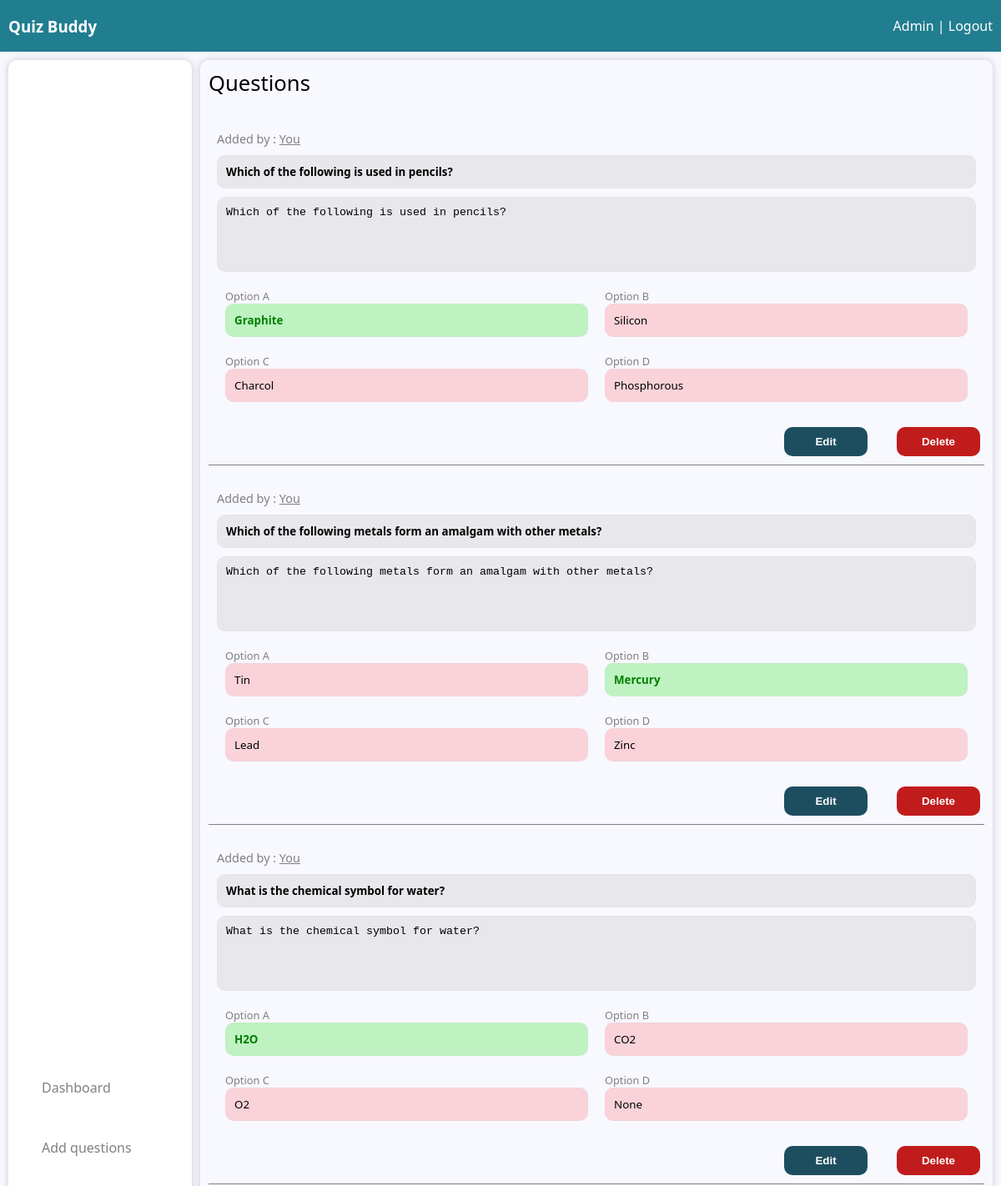
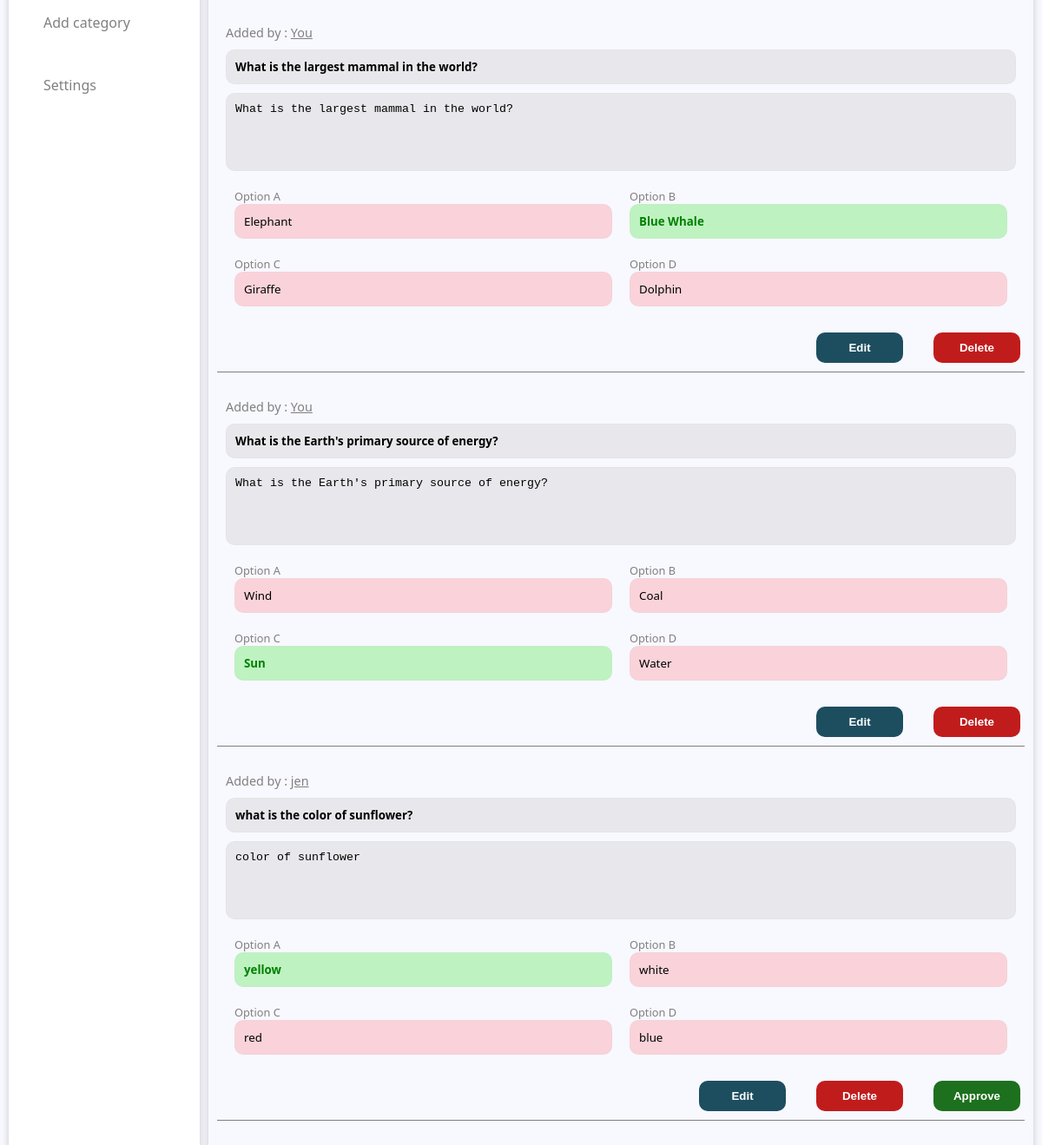
The app's page /view-questins/2 (signed in) with its own data (2 pictures, top to bottom).
### dashboard/models.py (models this page shows)
class Question(models.Model):
    id = models.AutoField(primary_key=True)
    question_name = models.CharField(max_length=225)
    added_by = models.IntegerField()
    approved_status = models.IntegerField()
    category_id = models.ForeignKey('Category', on_delete=models.CASCADE)
    description = models.CharField(max_length=225, default=None, blank=True, null=True)
    class Meta:
        db_table = 'questions'

class Options(models.Model):
    id = models.AutoField(primary_key=True)
    option = models.CharField(max_length=225)
    answer = models.IntegerField()
    question_id = models.ForeignKey('Question', on_delete=models.CASCADE)
    class Meta:
        db_table = 'options'

### access/models.py (models this page shows)
class User(models.Model):
    id = models.AutoField(primary_key=True)
    username = models.CharField(max_length=225)
    password = models.CharField(max_length=225)
    user_type = models.CharField(max_length=10)
    class Meta:
        db_table = 'auth'

### dashboard/views.py (the view)
# urls.py: path('view-questins/<cat_id>', showAllQuestions, name="view-questins"),
def showAllQuestions(request, cat_id):
    user_id = login(request)
    if not user_id:
        return redirect('/auth/login')
    user        = User.objects.filter(id = user_id).first()
    cat_name    = Category.objects.filter(id = cat_id).first()
    questions   = []
    if user.user_type != "admin":
        qstns = Question.objects.filter(added_by = user_id, category_id = cat_id).select_related('auth').values("id", "question_name", "description", "added_by", "approved_status")
    else:
        qstns = Question.objects.filter(category_id = cat_id).values("id", "question_name", "description", "added_by", "approved_status")
    for q in qstns:
        u = User.objects.filter(id = q['added_by']).first()
        username = u.username if u else 'unknown'
        questions.append({
            'id' : q['id'],
            'name' : q['question_name'],
            'desc' : q['description'],
            'approve' : q['approved_status'],
            'options' : list(Options.objects.filter(question_id = q['id']).values("id", "option", "answer")),
            'user_id' : u.id if u else 0,
            'username' : username if u.user_type != 'admin' else 'You'
        })
    context = {
        'cat_name' : cat_name.category_name,
        'questions' : questions,
        'user_type' : user.user_type
    }
    return render(request, 'dashboard/all-questions.html', context=context)

### access/views.py (called while the page is built)
def login(request):
    try:
        user_id = request.session['user_id']
        return user_id
    except:
        return False

### dashboard/templates/dashboard/all-questions.html (shortened to what this page needs)
{% extends "dashboard/dashboard.html" %}
{% block admin %}
<link href="/static/css/questions/all-questions.css" rel="stylesheet">
<div class="question-main-div">
    <header class="page-header">Questions</header>
    <div class="all-questions">
        {% if questions %}
        {% for q in questions %}
        <section class="question-list-cont">
            <div class="questions-left question-{{ forloop.counter }}">
                {% if user_type == 'admin' %}
                    <article class="question-user">Added by : <a href="">{{ q.username }}</a></article>
                {% endif %}
                <article class="question-name">
                    <input type="text" id="qstn-name-{{ forloop.counter }}" value="{{ q.name }}" readonly>
                </article>
                <article class="question-desc">
                    <textarea id="qstn-desc-{{ forloop.counter }}" readonly>{{ q.desc }}</textarea>
                </article>
                <section class="question-option-cont">
                    <article class="question-option">
                        <label>Option A</label>
                        <input type="text" id="qstn-optA-{{ forloop.counter }}" data-id="{{ q.options.0.id }}" value="{{ q.options.0.option }}" {% if  q.options.0.answer == 1  %} class="correct-answer" {% endif %} readonly>
                    </article>
                    <article class="question-option">
                        <label>Option B</label>
                        <input type="text" id="qstn-optB-{{ forloop.counter }}" data-id="{{ q.options.1.id }}" value="{{ q.options.1.option }}" {% if  q.options.1.answer == 1  %} class="correct-answer" {% endif %} readonly>
                    </article>
                </section>
                <section class="question-option-cont">
                    <article class="question-option">
                        <label>Option C</label>
                        <input type="text" id="qstn-optC-{{ forloop.counter }}" data-id="{{ q.options.2.id }}" value="{{ q.options.2.option }}" {% if q.options.2.answer == 1 %} class="correct-answer" {% endif %} readonly>
                    </article>
                    <article class="question-option">
                        <label>Option D</label>
                        <input type="text" id="qstn-optD-{{ forloop.counter }}" data-id="{{ q.options.3.id }}" value="{{ q.options.3.option }}" {% if  q.options.3.answer == 1  %} class="correct-answer" {% endif %} readonly>
                    </article>
                </section>
            </div>
            <div class="questions-right">
                <button class="button-edit" onclick="editQuestion('{{ forloop.counter }}')">Edit</button>
                {% if user_type == 'admin' %}
                <button class="button-delete" onclick="deleteQuestion({{ q.id }})">Delete</button>
                {% if q.approve == 0 %}
                <button class="button-approve" onclick="approveQuestion({{ q.id }})">Approve</button>
                {% endif %}
                {% endif %}
            </div>
        </section>
        {% endfor %}
        {% else %}
        <article class="no-questions">No questions found in {{ cat_name }} category</article>
        {% endif %}
    </div>
</div>
{% endblock admin %}

### static/css/base.css (style rules this page uses)
html { font-family: system-ui, -apple-system, BlinkMacSystemFont, 'Segoe UI', Roboto, Oxygen, Ubuntu, Cantarell, 'Open Sans', 'Helvetica Neue', sans-serif; padding: 0; margin: 0; }
body { margin: 0; background-color: ghostwhite; user-select: none; scroll-behavior: smooth; }
:root { --primary-color: rgb(33, 125, 144) ; }
input { font-family: system-ui, -apple-system, BlinkMacSystemFont, 'Segoe UI', Roboto, Oxygen, Ubuntu, Cantarell, 'Open Sans', 'Helvetica Neue', sans-serif; }
input[type=button], button { cursor: pointer; }

### static/css/dashboard/dashboard.css (style rules this page uses)
.page-header { font-size: 1.6em; display: flex; margin-bottom: 30px; justify-content: space-between; }
.correct-answer { color: green; font-weight: bold; }

### static/css/questions/all-questions.css (style rules this page uses)
.question-main-div { padding: 10px; }
.all-questions { height: calc(100vh - 140px); overflow: scroll; }
.question-list-cont { margin-bottom: 20px; border-bottom: 1px solid grey; padding-bottom: 10px; }
.questions-left { width: calc(100% - 20px); padding: 10px; }
.question-user { font-size: 0.9em; color: grey; margin-bottom: 10px; }
.question-user a { color: grey; }
.question-name input { font-weight: bold; }
.question-name input, .question-desc textarea { padding: 10px; border: 1px solid #d3d3d331; background-color: #d3d3d370; border-radius: 10px; margin-bottom: 10px; width: 100%; outline: none; }
.question-desc textarea { resize: none; height: 90px; }
.question-option-cont { display: flex; justify-content: space-evenly; }
.question-option { display: grid; width: 50%; margin: 10px; }
.question-option label { color: grey; font-size: 0.8em; }
.question-option input { padding: 10px; border-radius: 10px; border: 1px solid #d3d3d331; background-color: rgba(255, 0, 0, 0.148); }
.correct-answer { background-color: rgba(144, 238, 144, 0.559) !important; }
.questions-right { width: fit-content; display: flex; justify-content: end; width: 100%; align-items: center; }
.questions-right button { height: fit-content; padding: 10px 20px; margin: 10px 5 0 30px; width: 100px; outline: none; border-radius: 10px; border: none; color: white; font-weight: bold; }
.button-edit { background-color: rgb(29, 78, 95); }
.button-delete { background-color: rgb(193, 28, 28); }
.button-approve { background-color: rgb(29, 112, 29); }

### records on screen
Question: name "Which of the following is used in pencils?", desc "Which of the following is used in pencils?"
Options: options.0.option "Graphite"
Options: options.1.option "Silicon"
Options: options.2.option "Charcol"
Options: options.3.option "Phosphorous"
Question: name "Which of the following metals form an amalgam with other metals?", desc "Which of the following metals form an amalgam with other metals?"
Options: options.0.option "Tin"
Options: options.1.option "Mercury"
Options: options.2.option "Lead"
Options: options.3.option "Zinc"
Question: name "What is the chemical symbol for water?", desc "What is the chemical symbol for water?"
Options: options.0.option "H2O"
Options: options.1.option "CO2"
Options: options.2.option "O2"
Options: options.3.option "None"
Question: name "What is the largest mammal in the world?", desc "What is the largest mammal in the world?"
Options: options.0.option "Elephant"
Options: options.1.option "Blue Whale"
Options: options.2.option "Giraffe"
Options: options.3.option "Dolphin"
Question: name "What is the Earth's primary source of energy?", desc "What is the Earth's primary source of energy?"
Options: options.0.option "Wind"
Options: options.1.option "Coal"
Options: options.2.option "Sun"
Options: options.3.option "Water"
User: username "jen"
Question: name "what is the color of sunflower?", desc "color of sunflower"
Options: options.0.option "yellow"
Options: options.1.option "white"
Options: options.2.option "red"
Options: options.3.option "blue"

### other values on screen
{{ q.username }} "You" "You" "You" "You" "You"
